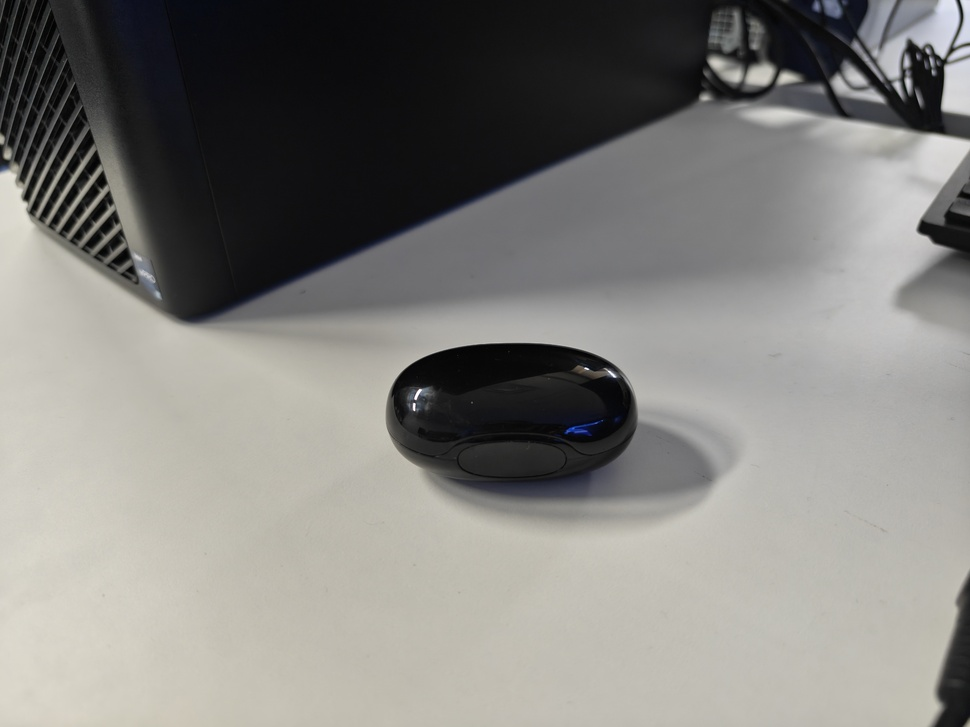
#> input picture Actividad 2/Image.jpg, 970 x 727 px, shrunk from 2672 x 2004 before the run
$ jupyter execute 'Actividad 2 Parte 4 y 5.ipynb'   (shell and % lines are left out)   (text cells are left out)
#> lines starting #> are read from the running program, lines starting #| are printed output that depends on the picture; after the words box and inside, x2 and y2 are one past the last pixel; in counts of white or black regions, pixels touching at a corner belong together
[cell 1]
#Importar las librerias necesarias
import cv2
import numpy as np
from matplotlib import pyplot as plt

[cell 2]
bgr = cv2.imread('Image.jpg')
#> bgr is the input picture: shape (727, 970, 3); mean B, G, R 126.1, 130, 131.3
print("El tamaño de la imagen es: ", bgr.shape)
#| El tamaño de la imagen es:  (727, 970, 3)

# Convertir la imagen de BGR a RGB
rgb = cv2.cvtColor(bgr, cv2.COLOR_BGR2RGB)

# Mostrar la imagen
plt.imshow(rgb)

[cell 3]
# Convertir la imagen a escala de grises
img_gray = cv2.cvtColor(bgr, cv2.COLOR_BGR2GRAY)

# Umbralado global
_, th_global = cv2.threshold(img_gray, 127, 255, cv2.THRESH_BINARY)
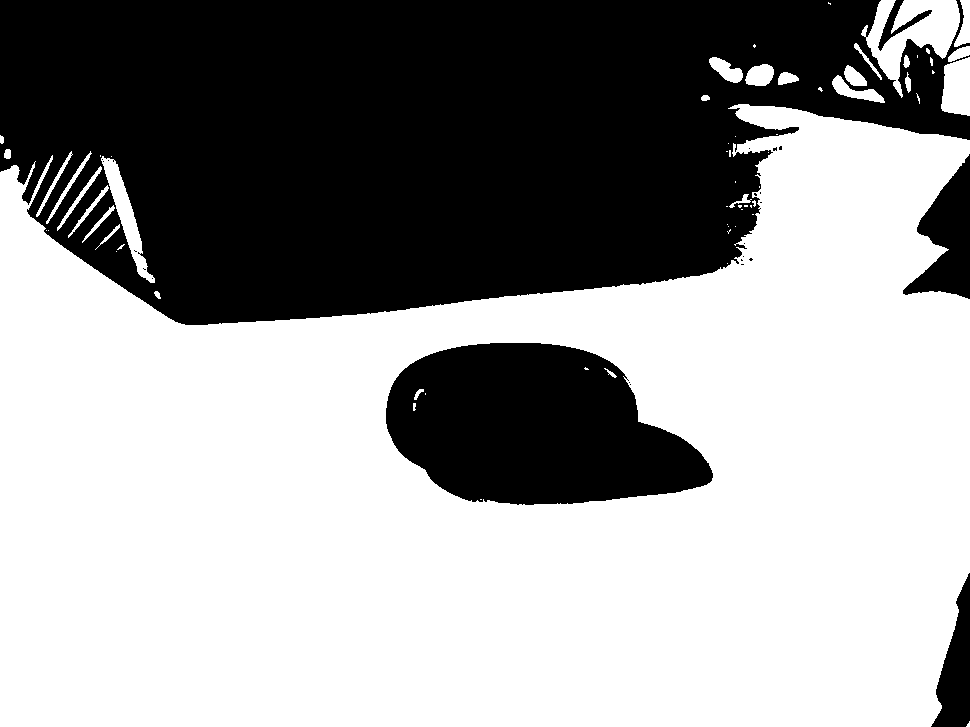
#> th_global: shape (727, 970); 60.4% white; 24 black regions (19 under 20 px), largest, box (x1, y1, x2, y2) and area: (0, 0, 970, 325) 232120, (386, 343, 713, 505) 38572, (903, 154, 970, 299) 4969, (931, 573, 970, 727) 3274, (878, 0, 932, 51) 606

# Umbralado adaptativo (media y gaussiano)
th_adapt_mean = cv2.adaptiveThreshold(img_gray, 255, cv2.ADAPTIVE_THRESH_MEAN_C, cv2.THRESH_BINARY, 11, 2)
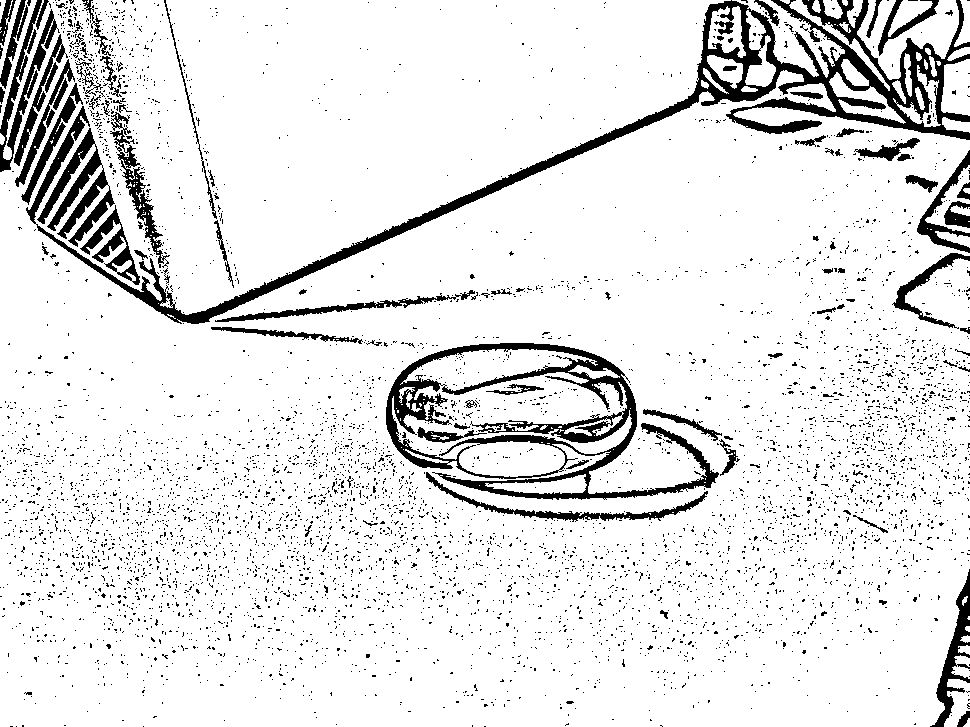
#> th_adapt_mean: shape (727, 970); 89.6% white; 5632 black regions (5532 under 20 px), largest, box (x1, y1, x2, y2) and area: (26, 0, 970, 324) 20409, (386, 343, 719, 500) 11523, (37, 128, 115, 247) 2994
th_adapt_gauss = cv2.adaptiveThreshold(img_gray, 255, cv2.ADAPTIVE_THRESH_GAUSSIAN_C, cv2.THRESH_BINARY, 11, 2)
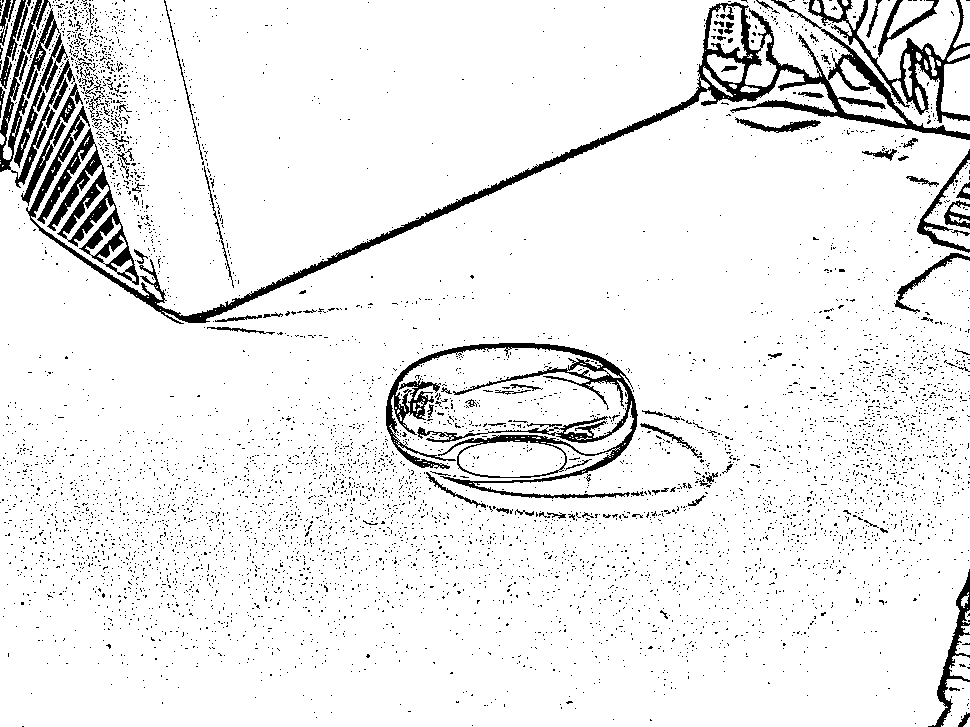
#> th_adapt_gauss: shape (727, 970); 92.3% white; 5602 black regions (5497 under 20 px), largest, box (x1, y1, x2, y2) and area: (26, 0, 970, 324) 12351, (386, 343, 638, 499) 7742, (37, 128, 139, 285) 4147

# Mostrar resultados
plt.figure(figsize=(16,4))
plt.subplot(1,4,1)
plt.imshow(img_gray, cmap='gray')
plt.title('Grises')
plt.axis('off')
plt.subplot(1,4,2)
plt.imshow(th_global, cmap='gray')
plt.title('Umbral Global')
plt.axis('off')
plt.subplot(1,4,3)
plt.imshow(th_adapt_mean, cmap='gray')
plt.title('Adaptativo Media')
plt.axis('off')
plt.subplot(1,4,4)
plt.imshow(th_adapt_gauss, cmap='gray')
plt.title('Adaptativo Gaussiano')
plt.axis('off')
plt.show()

[cell 4]
#Segmentacion por color (HSV)
hsv = cv2.cvtColor(bgr, cv2.COLOR_BGR2HSV)
#> hsv: shape (727, 970, 3); mean H, S, V 39.6, 16, 132.2
# Definir el rango de color a segmentar (por ejemplo, azul)
lower_blue = np.array([100, 150, 0])
upper_blue = np.array([140, 255, 255])
# Crear una máscara para el color azul
mask = cv2.inRange(hsv, lower_blue, upper_blue)
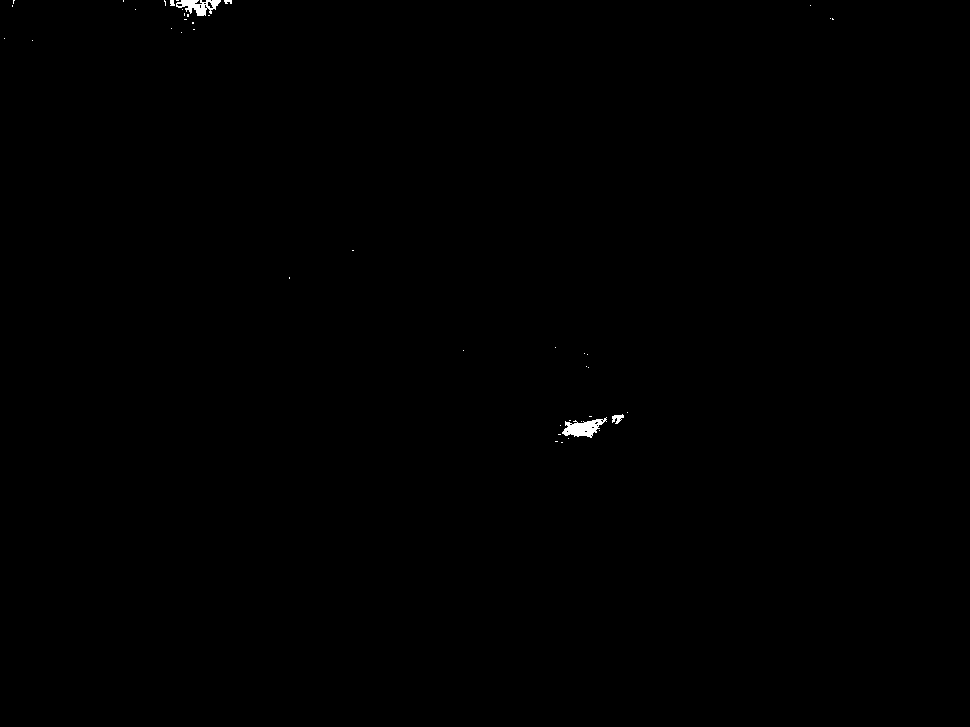
#> mask: shape (727, 970); 0.15% white; 43 white regions (38 under 20 px), largest, box (x1, y1, x2, y2) and area: (562, 417, 607, 438) 490, (176, 0, 221, 16) 391, (612, 414, 624, 424) 70, (170, 0, 175, 6) 25, (224, 0, 232, 4) 25
# Aplicar la máscara a la imagen original
result = cv2.bitwise_and(bgr, bgr, mask=mask)
plt.figure(figsize=(12,6))
plt.subplot(1,3,1)
plt.imshow(cv2.cvtColor(bgr, cv2.COLOR_BGR2RGB))
plt.title('Imagen Original')
plt.axis('off')
plt.subplot(1,3,2)
plt.imshow(mask, cmap='gray')
plt.title('Máscara Azul')
plt.axis('off')
plt.subplot(1,3,3)
plt.imshow(cv2.cvtColor(result, cv2.COLOR_BGR2RGB))
plt.title('Segmentación Azul')
plt.axis('off')
plt.show()
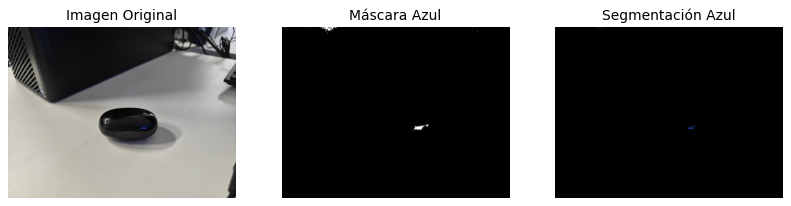
#> figure drawn by matplotlib, 3 panels

[cell 5]
#K-means clustering.
# Convertir la imagen a un arreglo 2D de píxeles
pixel_values = bgr.reshape((-1, 3))
pixel_values = np.float32(pixel_values)
# Definir criterios y número de clusters (K)
criteria = (cv2.TERM_CRITERIA_EPS + cv2.TERM_CRITERIA_MAX_ITER, 100, 0.2)
k = 4
_, labels, centers = cv2.kmeans(pixel_values, k, None, criteria, 10, cv2.KMEANS_RANDOM_CENTERS)
#> centers = [[23.77, 22.05, 21.81], [182.4, 191.4, 194.1], [114.8, 113.9, 113.9], [160.8, 163.6, 164.2]]
# Convertir los centros a uint8
centers = np.uint8(centers)
#> centers = [[23, 22, 21], [182, 191, 194], [114, 113, 113], [160, 163, 164]]
# Mapear las etiquetas a los colores de los centros
segmented_image = centers[labels.flatten()]
segmented_image = segmented_image.reshape(bgr.shape)
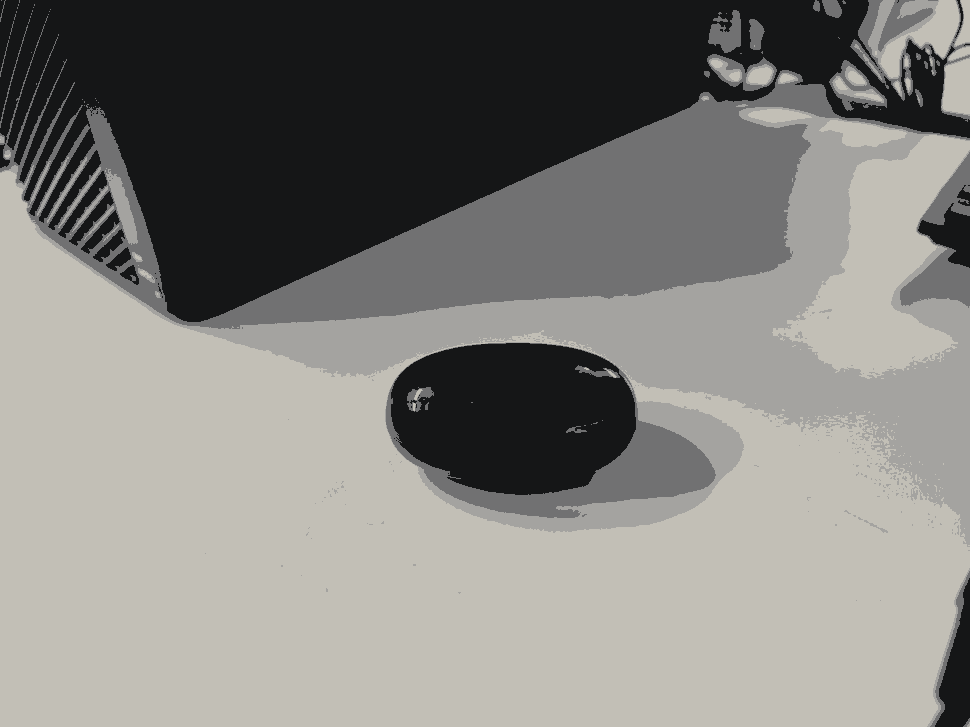
#> segmented_image: shape (727, 970, 3); mean B, G, R 125.5, 129.7, 130.9
plt.figure(figsize=(12,6))
plt.subplot(1,2,1)
plt.imshow(cv2.cvtColor(bgr, cv2.COLOR_BGR2RGB))
plt.title('Imagen Original')
plt.axis('off')
plt.subplot(1,2,2)
plt.imshow(cv2.cvtColor(segmented_image, cv2.COLOR_BGR2RGB))
plt.title('K-means Clustering (K=4)')
plt.axis('off')
plt.show()
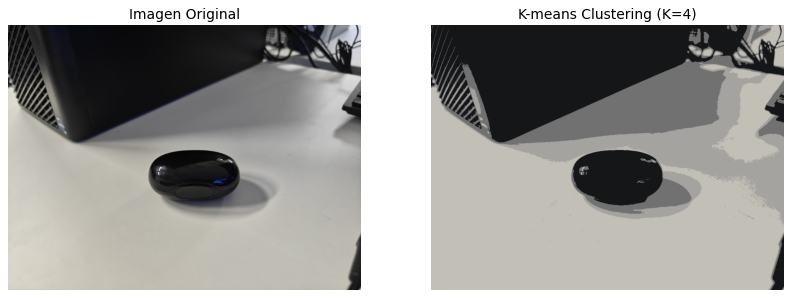
#> figure drawn by matplotlib, 2 panels

[cell 6]
# Captura de video en tiempo real desde la camara con deteccion de bordes (Canny) en cada cuadro
cap = cv2.VideoCapture(0)

if not cap.isOpened():
    print("No se pudo abrir la cámara.")
else:
    while True:
        ret, frame = cap.read()
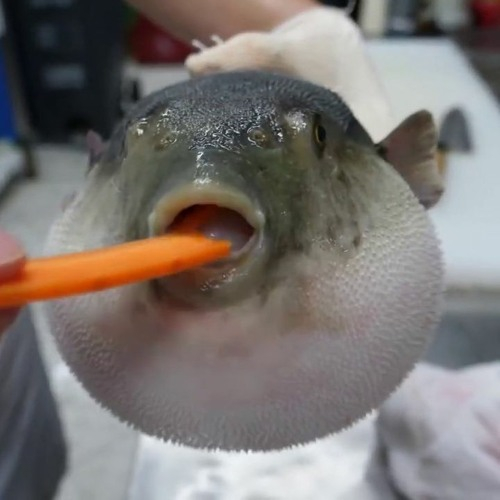
#> input picture Actividad 2/image.jpg, 500 x 500 px, given in place of the camera
#> frame is the input picture: shape (500, 500, 3); mean B, G, R 113.7, 117, 122.6
        if not ret:
            print("No se pudo recibir el frame. Saliendo...")
            break
        # Convertir a escala de grises
        gray = cv2.cvtColor(frame, cv2.COLOR_BGR2GRAY)
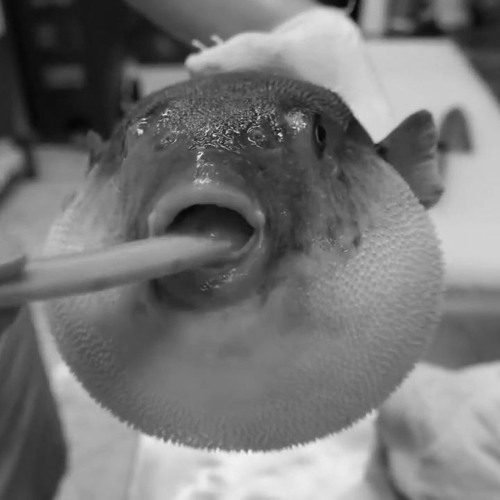
#> gray: shape (500, 500); min 5, max 242, mean 118.3
        # Aplicar Canny
        edges = cv2.Canny(gray, 100, 200)
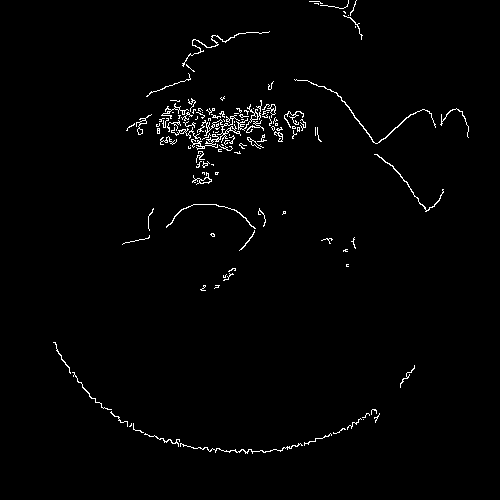
#> edges: shape (500, 500); 1.5% white in thin lines or dots, all inside (x1, y1, x2, y2) = (53, 0, 469, 454)
        # Mostrar el resultado
        cv2.imshow('Canny en tiempo real', edges)
        # Salir con la tecla 'q'
        if cv2.waitKey(1) & 0xFF == ord('q'):
#> (key q is pressed here)
            break
    cap.release()
    cv2.destroyAllWindows()
